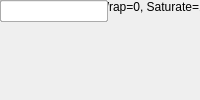
<?xml version="1.0" encoding="UTF-8"?>
<ui version="4.0">
 <class>MainWindow</class>
 <widget class="QMainWindow" name="MainWindow">
  <property name="windowTitle"><string>Bus Negate</string></property>
  <widget class="QWidget" name="centralwidget">
   <!-- NOTE: this is a simplified structural mirror of the generated
        <module>_ui.py, not a full round-trip Designer file. Regenerate
        both from the same spec if you need to edit layout by hand. -->
       <widget class="QLabel" name="label_name">
     <property name="text"><string>Block name</string></property>
    </widget>
       <widget class="QLineEdit" name="name"/>
       <widget class="QLabel" name="label_n_bits_in">
     <property name="text"><string>input bit widths</string></property>
    </widget>
       <widget class="QLineEdit" name="n_bits_in"/>
       <widget class="QLabel" name="label_bin_pt_in">
     <property name="text"><string>input binary points</string></property>
    </widget>
       <widget class="QLineEdit" name="bin_pt_in"/>
       <widget class="QLabel" name="label_cmplx">
     <property name="text"><string>input complex</string></property>
    </widget>
       <widget class="QCheckBox" name="cmplx"/>
       <widget class="QLabel" name="label_misc">
     <property name="text"><string>misc support</string></property>
    </widget>
       <widget class="QCheckBox" name="misc"/>
       <widget class="QLabel" name="label_floating_point">
     <property name="text"><string>floating point</string></property>
    </widget>
       <widget class="QCheckBox" name="floating_point"/>
       <widget class="QLabel" name="label_float_type">
     <property name="text"><string>float type</string></property>
    </widget>
       <widget class="QComboBox" name="float_type">
     <item><property name="text"><string>single</string></property></item>
     <item><property name="text"><string>custom</string></property></item>
    </widget>
       <widget class="QLabel" name="label_exp_width">
     <property name="text"><string>exponent width</string></property>
    </widget>
       <widget class="QLineEdit" name="exp_width"/>
       <widget class="QLabel" name="label_frac_width">
     <property name="text"><string>fraction width</string></property>
    </widget>
       <widget class="QLineEdit" name="frac_width"/>
       <widget class="QLabel" name="label_n_vectors">
     <property name="text"><string>n_vectors</string></property>
    </widget>
       <widget class="QLineEdit" name="n_vectors"/>
       <widget class="QLabel" name="label_overflow">
     <property name="text"><string>overflow strategy (Wrap=0, Saturate=1, Flag as error=2)</string></property>
    </widget>
       <widget class="QLineEdit" name="overflow"/>
       <widget class="QLabel" name="label_csp_latency">
     <property name="text"><string>latency</string></property>
    </widget>
       <widget class="QLineEdit" name="csp_latency"/>
  </widget>
 </widget>
 <resources/>
 <connections/>
</ui>
